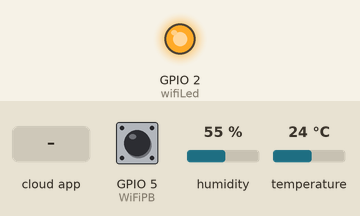
Recording of a sketch running on a simulated ESP8266 (NodeMCU). Parts: output pins drawn as LEDs (lit = HIGH). The inputs (shaded band) are chosen by the test bench; at power-on: GPIO 5 (WiFiPB) HIGH, humidity 55 %, temperature 24 °C. WiFi joins after 1.5 s; servers stay silent unless stated; what the sketch prints to the serial monitor is not drawn.

Above: at 2.7 s.
2.8 s: the phone or cloud app sets 624962b9d0fd258c520846d2 to 1
At 4.0 s:
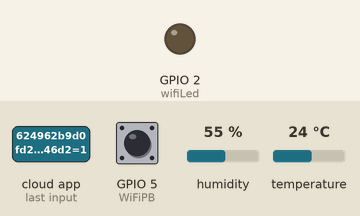
4.3 s: GPIO 5 (WiFiPB) pulled LOW for 0.15 s
5.9 s: the phone or cloud app sets 624962b9d0fd258c520846d2 to 0
Timing chart, 0 to 8.9 s (numbered marks = the images above; inputs shaded):
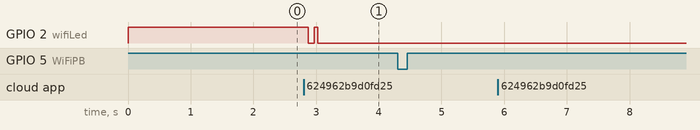

Measured:
- after the input at 2.8 s, GPIO 2 (wifiLed): HIGH → LOW after 0.07 s, → HIGH 0.10 s later, → LOW 0.05 s later
- after the input at 4.3 s, every drawn part: stays the same
- after the input at 5.9 s, every drawn part: stays the same

The sketch:

NodeMCU_Sinric_Pro_DHT11.ino
```cpp
#define ENABLE_DEBUG

#ifdef ENABLE_DEBUG
       #define DEBUG_ESP_PORT Serial
       #define NODEBUG_WEBSOCKETS
       #define NDEBUG
#endif
#include <WiFiManager.h>
#include <Arduino.h>
#include <ESP8266WiFi.h>
#include "SinricPro.h"
#include "SinricProTemperaturesensor.h"
#include "DHT.h"
DHT dht(0, DHT11);
#define WIFI_SSID         "ZAINI MIFTAH"
#define WIFI_PASS         "120812rj"
#define APP_KEY           "e519d19c-844b-4410-aeee-e245d7d630ce"
#define APP_SECRET        "cfa7b221-b67b-4426-bd7d-c12a974a204d-250e69be-37a4-4c05-ae61-3bf6b848e653"
#define TEMP_SENSOR_ID    "624962b9d0fd258c520846d2"
#define EVENT_WAIT_TIME   60000
#define wifiLed   2
#define WiFiPB 5
long sended;
long error;
bool deviceIsOn;
float temperature;
float humidity;
float lastTemperature;
float lastHumidity;
unsigned long lastEvent = (-EVENT_WAIT_TIME);

void setup() {
  Serial.begin(115200);
  Serial.printf("\r\n\r\n");
  dht.begin();
  pinMode(WiFiPB, INPUT_PULLUP);
  pinMode(wifiLed, OUTPUT);
  digitalWrite(wifiLed, HIGH);

  setupWiFi();
  setupSinricPro();
}
void loop() {
  WiFiConfig();
  SinricPro.handle();
  handleTemperaturesensor();
}
```

Comments.ino
```cpp
/*
 * Example for how to use SinricPro Temperaturesensor device:
 * - setup a temperature sensor device
 * - send temperature event to SinricPro server when temperature has changed
 *
 * DHT Sensor is connected to D5 on ESP8266 devices / GPIO5 on ESP32 devices
 *
 * DHT Library used in this example: https://github.com/markruys/arduino-DHT
 *
 * If you encounter any issues:
 * - check the readme.md at https://github.com/sinricpro/esp8266-esp32-sdk/blob/master/README.md
 * - ensure all dependent libraries are installed
 *   - see https://github.com/sinricpro/esp8266-esp32-sdk/blob/master/README.md#arduinoide
 *   - see https://github.com/sinricpro/esp8266-esp32-sdk/blob/master/README.md#dependencies
 * - open serial monitor and check whats happening
 * - check full user documentation at https://sinricpro.github.io/esp8266-esp32-sdk
 * - visit https://github.com/sinricpro/esp8266-esp32-sdk/issues and check for existing issues or open a new one
 */

/* bool onPowerState(String deviceId, bool &state)
 *
 * Callback for setPowerState request
 * parameters
 *  String deviceId (r)
 *    contains deviceId (useful if this callback used by multiple devices)
 *  bool &state (r/w)
 *    contains the requested state (true:on / false:off)
 *    must return the new state
 *
 * return
 *  true if request should be marked as handled correctly / false if not
 */


/* handleTemperatatureSensor()
 * - Checks if Temperaturesensor is turned on
 * - Checks if time since last event > EVENT_WAIT_TIME to prevent sending too much events
 * - Get actual temperature and humidity and check if these values are valid
 * - Compares actual temperature and humidity to last known temperature and humidity
 * - Send event to SinricPro Server if temperature or humidity changed
 */


// setup function for WiFi connection


// setup function for SinricPro


// main setup function

//  temperature = dht.getTemperature() * 1.8f + 32;  // get actual temperature in °F

// Uncomment the following line to enable serial debug output

//  SinricPro.restoreDeviceStates(true); // Uncomment to restore the last known state from the server.

// get actual temperature in °C

 //0=d3 --(DHTPIN,DHTTYPE)(DHT11,DHT22)

   //ZAINI MIFTAH   m
    //120812rj    1qazmlp0

     //D4

     //timeout 120s
```

Functions.ino
```cpp
void WiFiConfig(){
    if ( digitalRead(WiFiPB) == LOW){
    WiFiManager wm;
    wm.setConfigPortalTimeout(120);
      if (!wm.startConfigPortal("ESP8266_WiFi_Config")) {
        Serial.println("failed to connect and hit timeout");
        delay(3000);
        ESP.restart();
        delay(5000);}
    Serial.println("WiFi Connected");}
}
bool onPowerState(const String &deviceId, bool &state) {
  Serial.printf("Temperaturesensor turned %s (via SinricPro) \r\n", state?"on":"off");
  deviceIsOn = state;
  return true;
}
void handleTemperaturesensor() {
  if (deviceIsOn == false) return;
  unsigned long actualMillis = millis();
  if (actualMillis - lastEvent < EVENT_WAIT_TIME) return;
  temperature = dht.readTemperature();
  humidity = dht.readHumidity();
  if (isnan(temperature) || isnan(humidity)) {
    Serial.printf("DHT reading failed!\r\n");
    digitalWrite(wifiLed, HIGH);
    delay(50);
    digitalWrite(wifiLed, LOW);
    return;}
  //if (temperature == lastTemperature || humidity == lastHumidity) return;
  SinricProTemperaturesensor &mySensor = SinricPro[TEMP_SENSOR_ID];
  bool success = mySensor.sendTemperatureEvent(temperature, humidity);
  if (success) {
    Serial.printf("Temperature: %2.1f Celsius\tHumidity: %2.1f%%\r\n", temperature, humidity);
    digitalWrite(wifiLed, HIGH);
    delay(50);
    digitalWrite(wifiLed, LOW);
    delay(100);
    digitalWrite(wifiLed, HIGH);
    delay(50);
    digitalWrite(wifiLed, LOW);
    sended++;
    Serial.print("Total Package Sent="); Serial.println(sended);}
  else {
    Serial.printf("Something went wrong...could not send Event to server!\r\n");
    digitalWrite(wifiLed, HIGH);
    delay(500);
    digitalWrite(wifiLed, LOW);
    error++;
    Serial.print("Total Package Error="); Serial.println(error);}
  lastTemperature = temperature;
  lastHumidity = humidity;
  lastEvent = actualMillis;
}
void setupWiFi() {
  Serial.printf("\r\n[Wifi]: Connecting");
  WiFi.begin(WIFI_SSID, WIFI_PASS);
  while (WiFi.status() != WL_CONNECTED) {
    Serial.printf(".");
    delay(250);}
  IPAddress localIP = WiFi.localIP();
  Serial.printf("connected!\r\n[WiFi]: IP-Address is %d.%d.%d.%d\r\n", localIP[0], localIP[1], localIP[2], localIP[3]);
}
void setupSinricPro() {
  SinricProTemperaturesensor &mySensor = SinricPro[TEMP_SENSOR_ID];
  mySensor.onPowerState(onPowerState);
  SinricPro.onConnected([](){ Serial.printf("Connected to SinricPro\r\n"); digitalWrite(wifiLed, LOW); });
  SinricPro.onDisconnected([](){ Serial.printf("Disconnected from SinricPro\r\n"); digitalWrite(wifiLed, HIGH); });
  SinricPro.restoreDeviceStates(true);
  SinricPro.begin(APP_KEY, APP_SECRET);
}
```
